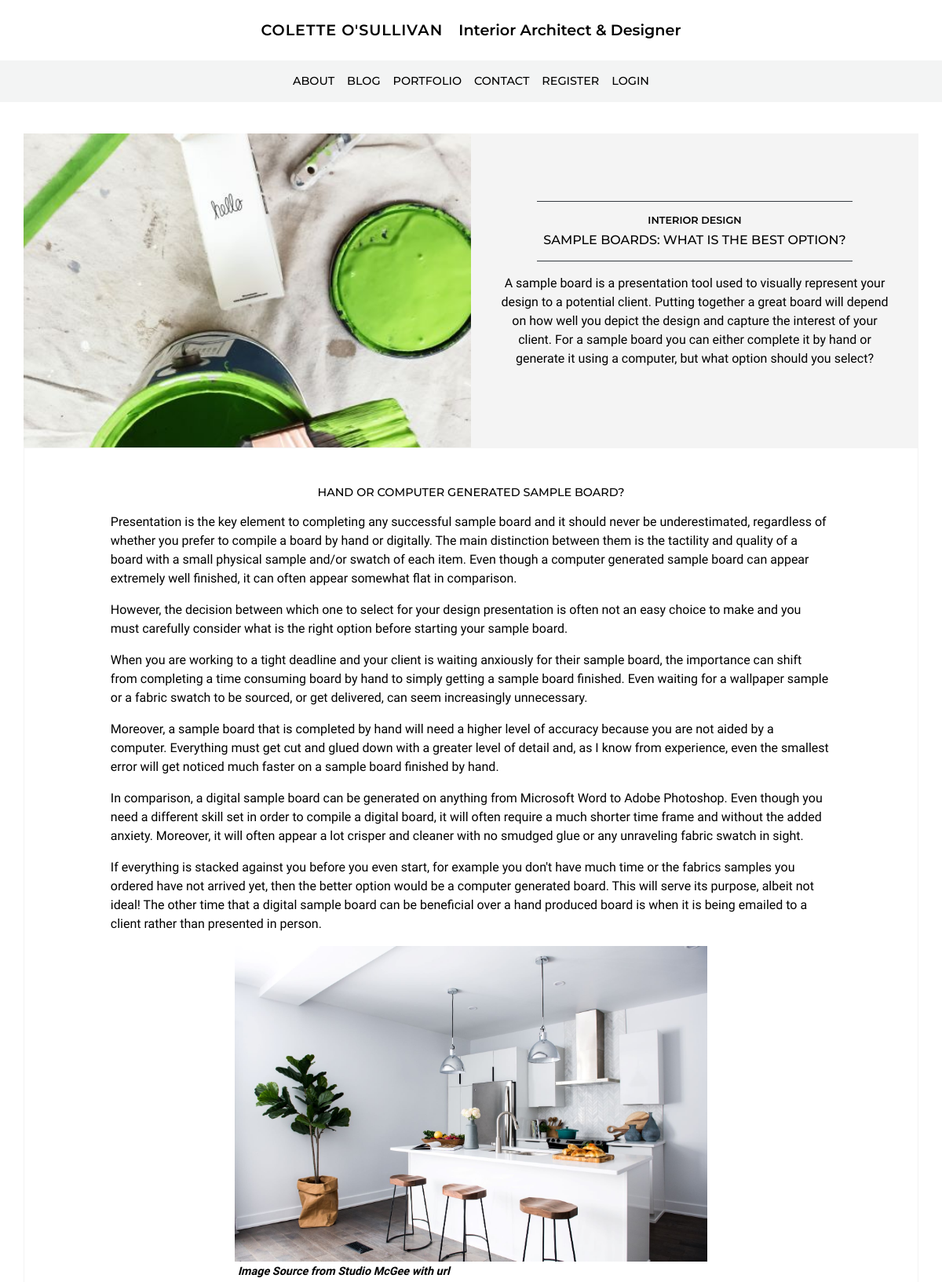
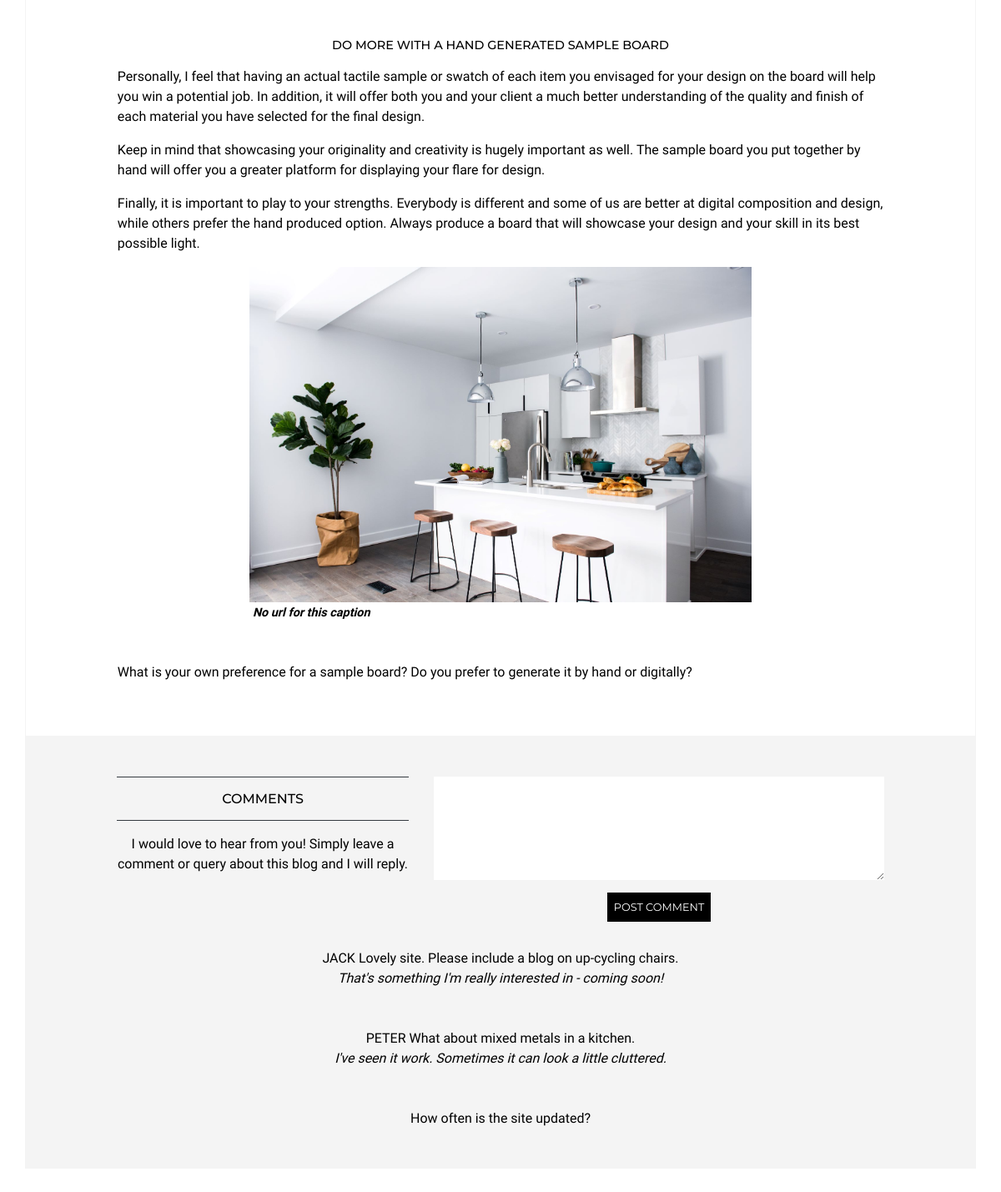
Page /blog/3 on the committed database (2 pictures, top to bottom).
### blog/models.py (models this page shows, shortened)
class Blog(models.Model):
    category = models.ForeignKey('Category', on_delete=models.CASCADE, related_name='blogs') # no null !!!
    title = models.CharField(max_length=50) # char blank - no blank
    date = models.DateField(default=timezone.now) # auto
    image = models.ImageField(blank=True) # image blank
    caption = models.CharField(max_length=200, blank=True)
    caption_url = models.URLField(max_length=200, blank=True)
    content = models.TextField(blank=True) # text blank
    order = models.IntegerField(null=True, blank=True) # null ok - should not be required in form!!!
    exclude = models.BooleanField(default=False) # yes no

class Category(models.Model):
    title = models.CharField(max_length=20)

class Section(models.Model):
    blog = models.ForeignKey('Blog', on_delete=models.CASCADE, related_name='sections') #gotta have
    title = models.CharField(max_length=500, blank=True) # char blank
    image = models.ImageField(blank=True) # ?
    caption = models.CharField(max_length=200, blank=True)
    caption_url = models.URLField(max_length=200, blank=True)
    content = models.TextField(blank=True) # text blank

class Comment(models.Model):
    blog = models.ForeignKey('Blog', on_delete=models.CASCADE, related_name='comments')
    date = models.DateField(default=timezone.now)
    name = models.CharField(max_length=30, blank=True)
    content = models.TextField() # don't want this to blank ever
    reply = models.TextField(blank=True)

### blog/views.py (the view)
# urls.py: path('<pk>', views.blog, name='blog'),
def blog(request, pk):
    blog = Blog.objects.get(pk=pk)
    sections = Section.objects.filter(blog=blog)
    comments = Comment.objects.filter(blog=blog)
    context = {'blog': blog, 'sections': sections, 'comments': comments}
    return render(request, 'blog/blog.html', context)

### blog/templates/blog/blog.html (shortened to what this page needs)
{% extends 'base.html' %}
{% load static %}
{% block content%}
<section class="row mt-4">
    <div class="col-12 col-md-6 height4 d-flex justify-content-center background-img" style="background-image: url({% static 'images/paint.jpg' %})">
    </div>
    <div class="col-12 col-md-6 stone d-flex justify-content-center height4">
        <div class="align-self-center m-3 text-center">
            <div class="d-none d-md-inline-block border-top border-bottom border-dark p-2">
                <h1 class="font-600 font-8rem mt-2">{{ blog.category.title }}</h1>
                <h2 class="font-500 font-1rem">{{ blog.title }}</h2>
            </div>
            <p>{{ blog.content|linebreaks }}</p>
        </div>
    </div>
</section>
<section class="row border-stone">
    <div class="col-12 col-lg-10 offset-lg-1 mb-5">
        {% for section in sections %}
        <div class="mt-5">
            <h3>{{ section.title }}</h3>
            <p>{{ section.content|linebreaks }}</p>
            {% if section.image %}
            <div class="row">
                <div class="col-12 col-md-8 offset-md-2">
                        <img src="{% static 'images/wide.jpg' %}" class="img-fluid" alt="Placeholder image">
                        {% if section.caption_url %}
                        <a href="{{ section.caption_url }}" class="caption pl-md-1">{{ section.caption }}</a>
                        {% else %}
                        <span class="caption pl-md-1">{{ section.caption }}</span>
                        {% endif %}
                </div>
            </div>
            {% endif %}
        </div>
        {% endfor %}
    </div>
</section>
<section class="stone row stone pt-5 mb-5">
    <div class="col-12 col-md-5 col-lg-4 offset-lg-1 text-center">
        <div class="border-top border-bottom border-dark p-2">
            <h2 class="mt-2 font-500 font-1rem">COMMENTS</h2>
        </div>
        <p class="mt-3">I would love to hear from you! Simply leave a comment or query about this blog and I will reply.</p>
    </div>
    <div class="col-12 col-md-7 col-lg-6 text-center">
        <textarea class="border-0 textarea-width" style="width:100%" rows=5></textarea>
        <button class="p-2 m-2">POST COMMENT</button>
    </div>
    <div class="col-12 col-lg-10 offset-lg-1 text-center mt-4">
        {% for comment in comments %}
            <p class="mb-5"><span class="uppercase">{{ comment.name }} </span>{{ comment.content }} <br>
            <span class="italics">{{ comment.reply }}</span></p>
        {% endfor %}
    </div>
</section>
{% endblock %}

### templates/base.html (shortened to what this page needs)
{% load static %}
<!DOCTYPE html>
<html lang="en">
<head>
  <link rel="stylesheet" href="https://stackpath.bootstrapcdn.com/bootstrap/4.4.1/css/bootstrap.min.css"
>
  <link rel="stylesheet" href="https://cdnjs.cloudflare.com/ajax/libs/font-awesome/5.11.2/css/all.css">
  <link rel="stylesheet" href="{% static 'css/main.css' %}">
</head>
<body>
  <div class="mt-4 mb-4 text-center">
    <a href="{% url 'index' %}" class="">
      <span class="title">COLETTE O'SULLIVAN</span>
      <span class="title-tagline ml-3 d-none d-md-inline">Interior Architect & Designer</span>
    </a>
  </div>
  <nav class="navbar navbar-expand-lg navbar-light sticky-navbar mb-3" data-nav="navbar">
    <div class="collapse navbar-collapse" id="navbarNavAltMarkup">
      <div class="navbar-nav mx-auto">
        <a class="nav-item nav-link" href="{% url 'cv' %}">ABOUT</a>
        <a class="nav-item nav-link" href="{% url 'blogs' %}">BLOG</a>
        <a class="nav-item nav-link" href="{% url 'projects' %}">PORTFOLIO</a>
        <a class="nav-item nav-link" href="{% url 'cv' %}">CONTACT</a>
        {% if user.is_authenticated %}
        <a class="nav-item nav-link" href="{% url 'logout' %}">LOGOUT</a>
        <a class="nav-item nav-link" href="{% url 'profile' %}">PROFILE</a>
        {% else %}
        <a class="nav-item nav-link" href="{% url 'register' %}">REGISTER</a>
        <a class="nav-item nav-link" href="{% url 'login' %}">LOGIN</a>
        {% endif %}
      </div>
    </div>
  </nav>
  <div class="container">
    <div class="row">
      <div class="col-12">
        <main>
        {% block content %}{% endblock %}
      </main>
    </div>
  </div>
</body>
</html>

### static/css/main.css (style rules this page uses)
.font-500 { font-weight: 500; }
.font-600 { font-weight: 600; }
.font-8rem { font-size: .8rem; }
.font-1rem { font-size: 1rem; }
body { font-family: 'Asul', sans-serif; font-family: 'Kulim Park', sans-serif; font-family: 'Alef', sans-serif; font-family: 'Gudea', sans-serif; font-family: 'Comfortaa', cursive; font-family: 'Alata', sans-serif; font-family: 'Poppins', sans-serif; font-family: 'Merriweather', serif; font-family: 'Raleway', sans-serif; font-family: 'Montserrat', sans-serif; color: #36454f; color: #333537; color: black; }
p { font-family: 'Ibarra Real Nova', serif; font-family: 'Ovo', serif; font-family: 'PT Serif', serif; font-family: 'Ibarra Real Nova', serif; }
h1, h2 { text-transform: uppercase; }
.title { font-size: 1.2rem; letter-spacing: .06rem; font-weight: 600; color: black; }
.title-tagline { font-size: 1.2rem; font-weight: 600; color: black; }
h1 { font-size: 1.2rem; font-weight: 500; }
h2 { font-size: 1.1rem; font-weight: 500; }
h3 { font-weight: 500; font-size: .9rem; text-align: center; text-transform: uppercase; }
button { background-color: #000000; color: #ffffff; border: 0px; font-size: .8rem; }
.uppercase { text-transform: uppercase; }
.textarea-width { width: 100; }
.border-stone { border: 1.5px solid rgba(244, 244, 244); }
.stone { background-color: #f3f3f3; background-color: rgb(238, 233, 229); background-color: rgb(247, 245, 244); background-color: #4e525e; background-color: #f9f9f9; background-color: #ECECEC; background-color: #F4F4F3; background-color: rgba(243, 244, 244, .95); background-color: #f4f4f4; background-color: rgba(244, 244, 244, .95); }
.height4 { min-height: 300px; }
nav { background-color: rgba(243, 244, 244, .95); color: #36454f!important; font-size: .9rem; font-weight: 500; }
a { color: #000000!important; }
.caption { font-family: 'Ibarra Real Nova', serif; font-size: .9rem; font-style: italic; font-weight: 600; }
.italics { font-style: italic; }
.background-img { background-size: cover !important; background-position: center !important; height: 100%; }
@media (max-width: 1200px) { .sticky-navbar { position: -webkit-sticky; position: sticky; top: 0; z-index: 10; } }
@media (min-width: 992px) { p { font-size: 1rem; } }
@media (min-width: 992px) { .height4 { min-height: 400px; } }

### rows in the picture
Blog: category "INTERIOR DESIGN", title "SAMPLE BOARDS: WHAT IS THE BEST OPTION?", content "A sample board is a presentation tool used to visually represent your design to a potential client. Putting together a great board will depend on how well you depict the design and capture the interest of your client. For a sample board you can either complete it by hand or generate it using a computer, but what option should you select?"
Section: title "HAND OR COMPUTER GENERATED SAMPLE BOARD?", content "Presentation is the key element to completing any successful sample board and it should never be underestimated, regardless of whether you prefer to compile a board by hand or digitally. The main distinction between them is the tactility and quality of a board with a small physical sample and/or swatch of each item. Even though a computer generated sample board can appear extremely well finished, it can often appear somewhat flat in comparison. However, the decision between which one to select for your design presentation is often not an easy choice to make and you must carefully consider what is the right option before starting your sample board. When you are working to a tight deadline…", caption "Image Source from Studio McGee with url"
Section: title "DO MORE WITH A HAND GENERATED SAMPLE BOARD", content "Personally, I feel that having an actual tactile sample or swatch of each item you envisaged for your design on the board will help you win a potential job. In addition, it will offer both you and your client a much better understanding of the quality and finish of each material you have selected for the final design. Keep in mind that showcasing your originality and creativity is hugely important as well. The sample board you put together by hand will offer you a greater platform for displaying your flare for design. Finally, it is important to play to your strengths. Everybody is different and some of us are better at digital composition and design, while others prefer the hand produced…", caption "No url for this caption"
Section: content "What is your own preference for a sample board? Do you prefer to generate it by hand or digitally?"
Comment: name "JACK", content "Lovely site. Please include a blog on up-cycling chairs.", reply "That's something I'm really interested in - coming soon!"
Comment: name "PETER", content "What about mixed metals in a kitchen.", reply "I've seen it work. Sometimes it can look a little cluttered."
Comment: content "How often is the site updated?"
